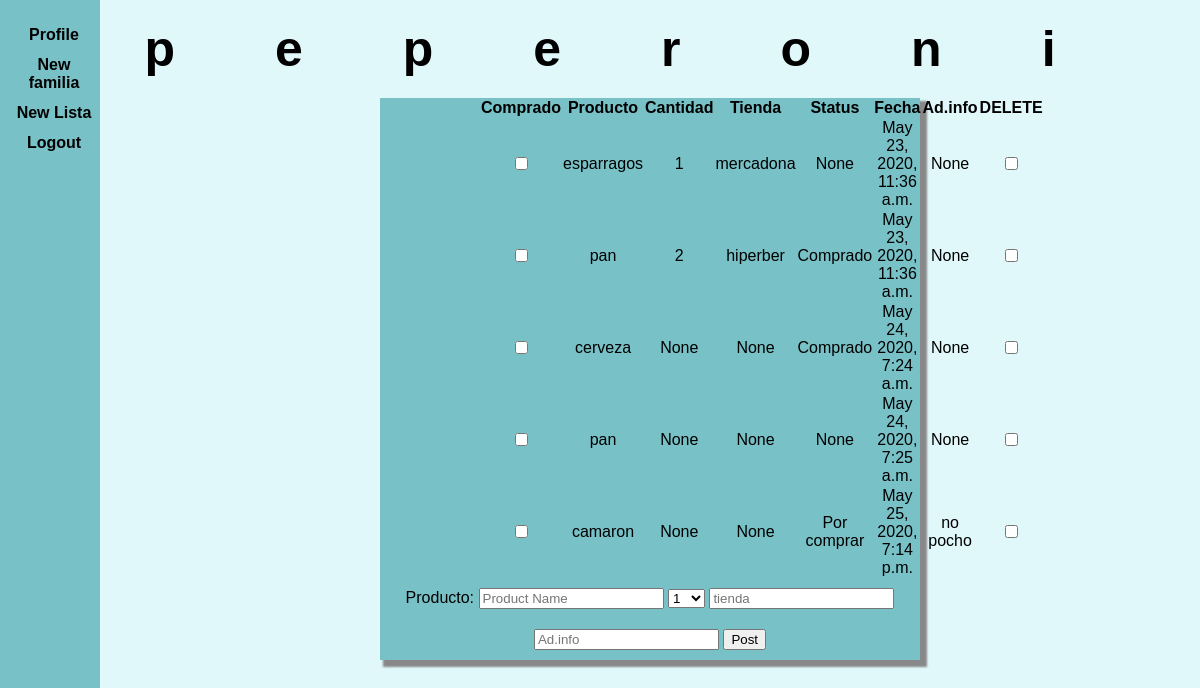
The page /lista/3/ on the database as committed earlier.
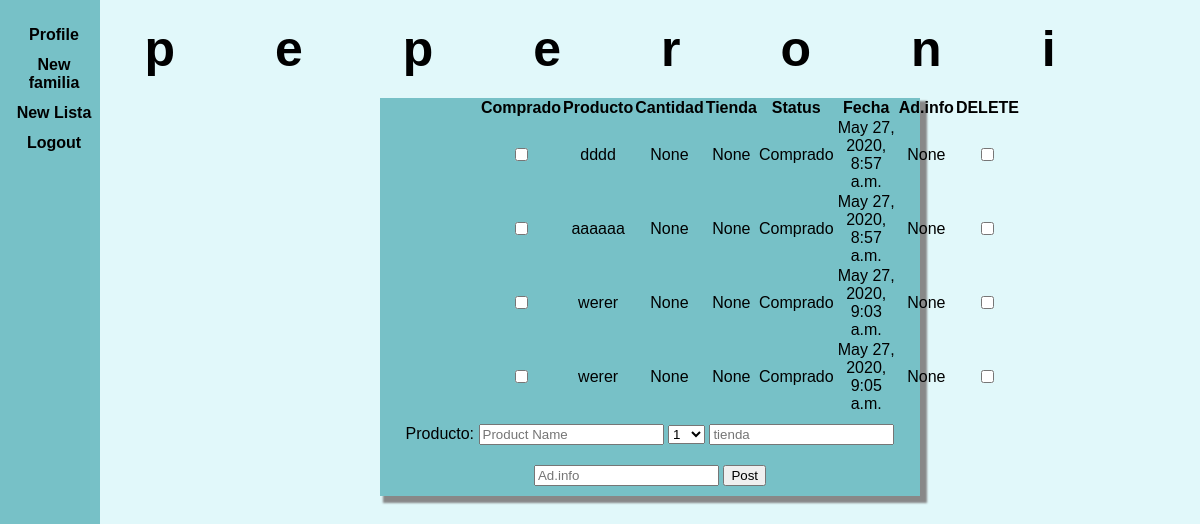
The same page on the database as committed later.
### listapp/models.py (models this page shows, shortened)
class Item(models.Model):
    STATUS = (
        ('Por comprar', 'Por comprar'),
        ('Comprando', 'Comprando'),
        ('Comprado', 'Comprado'),
        )
    status = models.CharField(max_length=200, null = True, choices = STATUS)
    name = models.CharField( max_length=200, null = True)
    store = models.CharField( max_length=200, null = True)
    quantity = models.PositiveIntegerField( null = True)
    aditional_info = models.CharField( max_length=200, null = True, blank = True)
    date_created = models.DateTimeField(auto_now_add=True, null = True)

### listapp/views.py (the view, shortened to what this page needs)
# urls.py: path('lista/<str:pk>/', views.lista),
def lista(request, pk):
    la_lista = Lista.objects.get(id=pk)
    items = la_lista.item.all()
    la_lista.save()
    context = {'lista':la_lista.name, 'items':items}
    return render(request,'listapp/lista.html',context)

### listapp/templates/listapp/lista.html (shortened to what this page needs)
{% extends 'listapp/main.html' %}
{% load static%}
{% block content  %}
<link rel = "stylesheet" href="{%static 'css/lista.css'%}">
{% load static %}
<div class="space">
    <h1 class="headlist">{{lista}}</h1>
    <div class="boxitron">
        <table class="tabla">
            <tr >
                <th>Comprado</th>
                <th>Producto</th>
                <th>Cantidad</th>
                <th>Tienda</th>
                <th>Status</th>
                <th>Fecha</th>
                <th>Ad.info</th>
                <th>DELETE</th>
            </tr>
            {% for item in items %}
            <tr>
                <td><input type="checkbox" name="compra" value = "{{item.id}}"></td>
                <td>{{item.name}}</td>
                <td>{{item.quantity}}</td>
                <td>{{item.store}}</td>
                <td>{{item.status}}</td>
                <td>{{item.date_created}}</td>
                <td>{{item.aditional_info}}</td>
                <td><input type="checkbox" name="delete" value = "{{item.id}}"></td>
            </tr>
                {% endfor %}
        </table>
        <div class = "inbox">
            <label for"Producto">Producto:</label>
            <input type="text" id="Producto" name="name" placeholder="Product Name">
            <select id="cantidad" name="cantidad">
            {% for n in '0123456101215'|make_list %}
                <option value="{{forloop.counter}}">{{forloop.counter}}</option>
            {% endfor %}
            </select>
            <input class="in" type="text" id="tienda", name="tienda" placeholder ="tienda">
            <input class="in" type="text" id="Ad.info" name="adinfo" placeholder ="Ad.info">
            <input class="in" type="submit" value="Post"/>
        </div>
    </div>
</div>
{% endblock %}

Rows that differ between the two databases and show on the page:
no longer on this page (row unchanged): Item: name "esparragos", quantity "1", store "mercadona", status "None", date_created "May 23, 2020, 11:36 a.m.", aditional_info "None"
no longer on this page (row unchanged): Item: name "pan", quantity "2", store "hiperber", status "Comprado", date_created "May 23, 2020, 11:36 a.m.", aditional_info "None"
no longer on this page (row unchanged): Item: name "cerveza", quantity "None", store "None", status "Comprado", date_created "May 24, 2020, 7:24 a.m.", aditional_info "None"
no longer on this page (row unchanged): Item: name "pan", quantity "None", store "None", status "None", date_created "May 24, 2020, 7:25 a.m.", aditional_info "None"
no longer on this page (row unchanged): Item: name "camaron", quantity "None", store "None", status "Por comprar", date_created "May 25, 2020, 7:14 p.m.", aditional_info "no pocho"
added Item: name "dddd", quantity "None", store "None", status "Comprado", date_created "May 27, 2020, 8:57 a.m.", aditional_info "None"
added Item: name "aaaaaa", quantity "None", store "None", status "Comprado", date_created "May 27, 2020, 8:57 a.m.", aditional_info "None"
added Item: name "werer", quantity "None", store "None", status "Comprado", date_created "May 27, 2020, 9:03 a.m.", aditional_info "None"
added Item: name "werer", quantity "None", store "None", status "Comprado", date_created "May 27, 2020, 9:05 a.m.", aditional_info "None"
